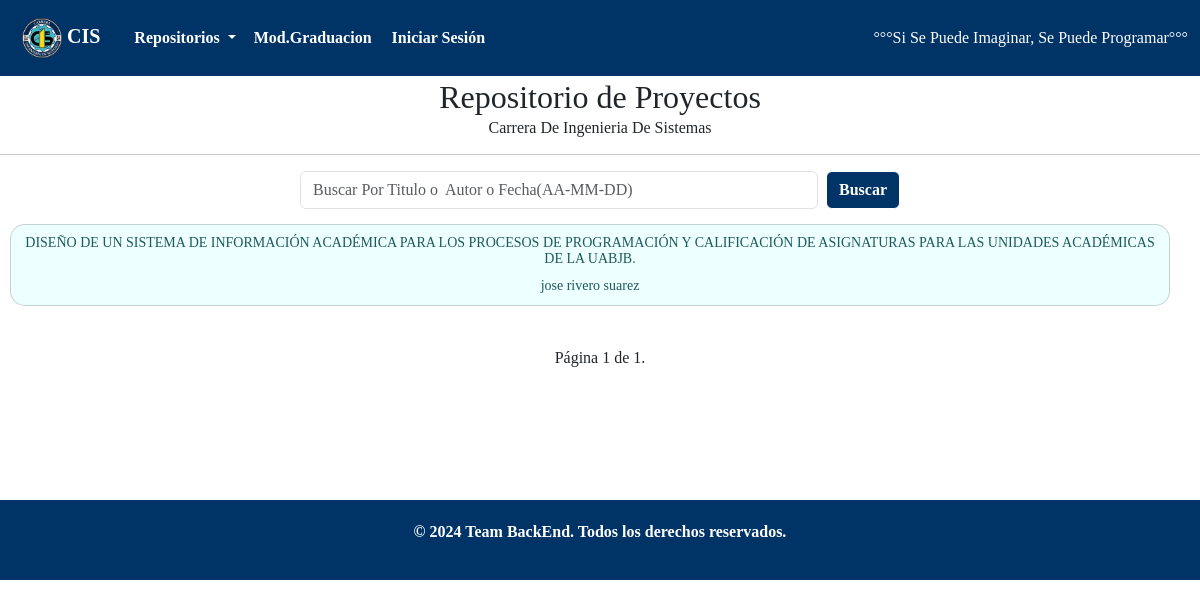
Before: /tesis/ with the older database file.
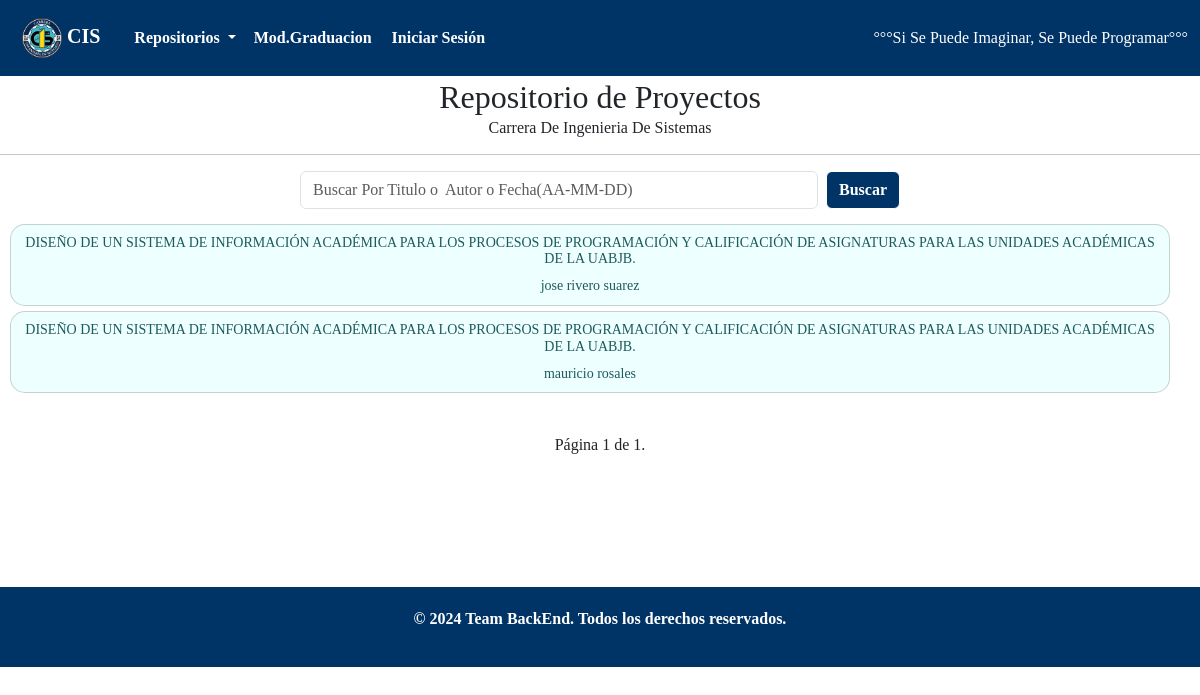
After: the same page with the newer database file.
### RepositorioTesisTitulados/models.py (models this page shows, shortened)
class Tesis(models.Model):
    titulo = models.CharField(max_length=255)
    postulante = models.ForeignKey(Estudiante, on_delete=models.CASCADE, related_name='tesis_postulante')
    modalidad = models.ForeignKey(Modalidad, on_delete=models.CASCADE, related_name='tesis_modalidad')
    fecha = models.DateField()
    numero_acta = models.CharField(max_length=50, null=True, blank=True)
    tribunales = models.ManyToManyField(Docente, related_name='tesis_tribunales')
    tutor = models.ForeignKey(Docente, on_delete=models.CASCADE, related_name='tesis_tutor', null=True, blank=True)
    tutor_externo = models.ForeignKey(TutorExterno, on_delete=models.CASCADE, related_name='tesis_tutor_externo', null=True, blank=True)
    pdf_tesis = models.FileField(upload_to='tesis/', null=True, blank=True)

class Estudiante(models.Model):
    ru = models.CharField(max_length=50)
    ci = models.CharField(max_length=50)
    nombre = models.CharField(max_length=100)
    apellido = models.CharField(max_length=100)
    anio_ingreso = models.PositiveIntegerField()
    periodo_ingreso = models.CharField(max_length=50)
    gestion = models.CharField(max_length=50)
    periodo_salida = models.CharField(max_length=50)
    nota = models.PositiveIntegerField()
    def __str__(self):
        return f"{self.nombre} {self.apellido}"

### RepositorioTesisTitulados/views.py (the view, shortened to what this page needs)
# urls.py: path('tesis/',r.tesis, name='tesis'),
def tesis(request):
    query = request.GET.get('q')
    tesis_list = Tesis.objects.all().order_by('titulo')
    tesis_paginator = Paginator(tesis_list, 15)
    page = request.GET.get('page')
    try:
        tesis = tesis_paginator.page(page)
    except PageNotAnInteger:
        tesis = tesis_paginator.page(1)
    except EmptyPage:
        tesis = tesis_paginator.page(tesis_paginator.num_pages)
    return render(request, 'tesis.html', {'tesis': tesis, 'query': query})

### RepositorioTesisTitulados/templates/tesis.html (shortened to what this page needs)
{% extends "base.html" %}
{% load static %}
{% block content %}
<!DOCTYPE html>
<html lang="es">
    <link rel="stylesheet" type="text/css" href="{% static "css/style_tesis.css" %}">
<body>
<div class="card-title" >
<h2>Repositorio de Proyectos</h2>
<h6>Carrera De Ingenieria De Sistemas</h6>
</div>
<hr>
<div>
    <form class="d-flex" role="search" method="GET" action="{% url 'tesis' %}">
        <input class="form-control me-2" type="text" name="q" placeholder="Buscar Por Titulo o  Autor o Fecha(AA-MM-DD)" value="{{ query|default_if_none:"" }}">
        <button class="btn btn-outline-success" type="submit">Buscar</button>
    </form>
</div>
<div class="card-container">
    {% for tesis in tesis %}
    <a href="{% url 'tesis_detalle_p' tesis.pk %}" class="card-link">
        <div class="card">
            <div class="description">
                <h6>{{ tesis.titulo }}</h6>
                <h6>{{ tesis.postulante }}</h6>
            </div>
        </div>
    </a>
    {% endfor %}
</div>
<div class="pagination-container">
    <div class="pagination">
        <div class="step-links">
            <span class="current">
                Página {{ tesis.number }} de {{ tesis.paginator.num_pages }}.
            </span>
        </div>
    </div>
</div>
</body>
</html>
{% endblock %}

### Usuarios/templates/base.html (shortened to what this page needs)
{% load static %}
<!DOCTYPE html>
<html lang="es-ES">
<head>
    <link rel="stylesheet" type="text/css" href="{% static "css/style.css" %}">
    <link href="https://cdn.jsdelivr.net/npm/bootstrap@5.3.2/dist/css/bootstrap.min.css" rel="stylesheet">
</head>
<body>
    <nav class="navbar navbar-expand-lg">
        <div class="container-fluid">
            <a class="navbar-brand" href="{% url 'home' %}">
                <img src="{% static 'image/CIS.png' %}" alt="Logo" style="height: 40px;"> CIS
            </a>
            <div class="collapse navbar-collapse" id="navbarSupportedContent">
                <ul class="navbar-nav me-auto mb-2 mb-lg-0">
                    <li class="nav-item dropdown">
                        <a class="nav-link dropdown-toggle" href="#" role="button" data-bs-toggle="dropdown" aria-expanded="false">
                            Repositorios
                        </a>
                    </li>
                    <li class="nav-item">
                        <a class="nav-link active" aria-current="page" href="#">Mod.Graduacion</a>
                    </li>
                    {% if user.is_authenticated %}
                        <li class="nav-item">
                            <a class="nav-link active" aria-current="page" href="{% url 'CerrarSesion' %}">Cerrar Sesión</a>
                        </li>
                    {% else %}
                        <li class="nav-item">
                            <a class="nav-link active" aria-current="page" href="{% url 'registrar' %}">Iniciar Sesión</a>
                        </li>
                    {% endif %}
                </ul>
            </div>
            <h6>°°°Si Se Puede Imaginar, Se Puede Programar°°°</h6>
        </div>
    </nav>
    <div class="content-container">
        {% block content %}
        {% endblock %}
    </div>
    <footer>
        <div class="footer-content">
            <p>&copy; 2024 Team BackEnd. Todos los derechos reservados.</p>
        </div>
    </footer>
</body>
</html>

### Usuarios/static/css/style.css (style rules this page uses)
footer { background-color: #003366; margin-top: 120px; color: #fff; padding: 20px 0; text-align: center; font-weight: bold; }
.footer-content { max-width: 1200px; margin: 0 auto; font-weight: bold; }
.navbar { background-color: #003366; color: #fff; padding: 10px 0; font-weight: bold; }
.navbar a { color: #fff; text-decoration: none; font-weight: bold; padding: 10px; }
.navbar-nav .nav-item .nav-link.active { color: #fff; text-decoration: none; font-weight: bold; padding: 10px; }
.navbar-nav .nav-item .nav-link.active, .navbar-nav .nav-item.dropdown:hover .dropdown-menu .dropdown-item:active { color: #fff !important; text-decoration: none !important; font-weight: bold; padding: 10px; }
.d-flex button[type="submit"] { background-color: #003366; color: #fff; border-color: #fff; font-weight: bold; }
.pagination { margin-left: 0 auto; margin-right: 0 auto; display: table; }

### Usuarios/static/css/style_tesis.css (style rules this page uses)
* { margin: 0; padding: 0; box-sizing: border-box; font-family: 'Baloo 2', cursive; }
.card-container { display: flex; flex-wrap: wrap; justify-content: center; align-items: center; gap: 5px; padding: 10px; }
h2, h6 { text-align: center; margin-top: 2px; margin-bottom: 2px; }
.card { position: relative; width: auto; background: #efff; border-radius: 15px; overflow: hidden; transition: .5s; flex: 1 1 calc(100% - 20px); max-width: calc(100% - 20px); }
.card-link { display: block; text-decoration: none; color: inherit; }
.card .description h6 { text-align: center; font-size: 14px; color: #1c5a5c; margin: 10px 5px; }
.d-flex { display: flex; justify-content: center; margin: 5px auto; flex: 1 1 80%; max-width: 80%; overflow: hidden; transition: .5s; }
.pagination-container { display: flex; justify-content: center; margin-top: 20px; }
.pagination { display: flex; justify-content: center; align-items: center; }
.step-links { display: flex; justify-content: center; align-items: center; gap: 10px; }
.current { display: flex; align-items: center; padding: 10px; }
@media (max-width: 3000px),(max-width: 2000px) ,(max-width: 1200px),(max-width: 900px) { .card { flex: 1 1 calc(100% - 20px); max-width: calc(100% - 20px); } }
@media (max-width: 3000px),(max-width: 2000px) ,(max-width: 1200px),(max-width: 900px) { .d-flex { flex: 1 1 70%; max-width: 50%; } }

Changed rows visible on the page:
added Tesis: titulo "DISEÑO DE UN SISTEMA DE INFORMACIÓN ACADÉMICA PARA LOS PROCESOS DE PROGRAMACIÓN Y CALIFICACIÓN DE ASIGNATURAS PARA LAS UNIDADES ACADÉMICAS DE LA UABJB.", postulante "mauricio rosales"
